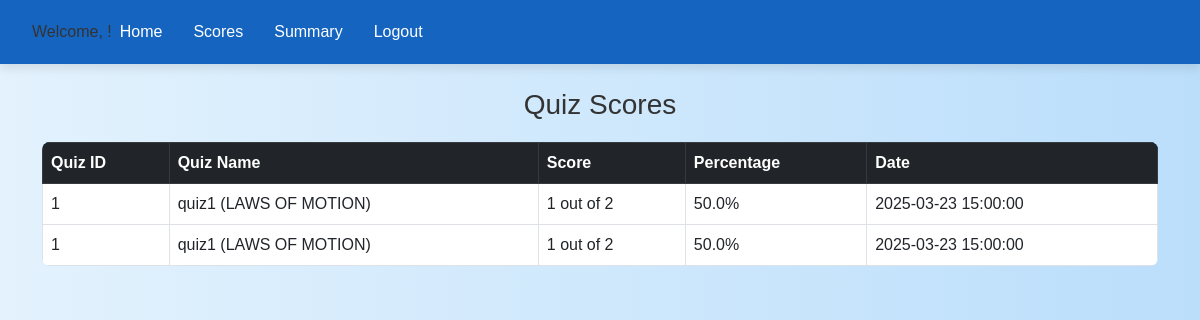
The app's page /scores (signed in), older data.
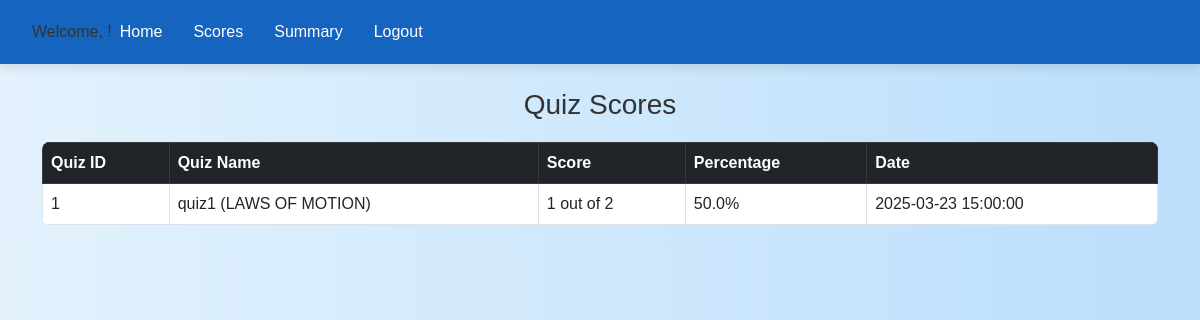
The same page, newer data.
### app.py (models this page shows)
class Score(db.Model):
    id = db.Column(db.Integer, primary_key=True)
    user_id = db.Column(db.Integer, db.ForeignKey('user.id'), nullable=False)
    quiz_id = db.Column(db.Integer, db.ForeignKey('quiz.id'), nullable=False)
    score = db.Column(db.Integer, nullable=False)
    timestamp = db.Column(db.String(20))
    user = db.relationship('User', backref='scores', lazy=True)
    quiz = db.relationship('Quiz', backref='scores', lazy=True)
    __table_args__ = (db.UniqueConstraint('user_id', 'quiz_id', name='unique_user_quiz'),)

class Quiz(db.Model):
    id = db.Column(db.Integer, primary_key=True)
    name = db.Column(db.String(100), nullable=False)
    chapter_id = db.Column(db.Integer, db.ForeignKey('chapter.id'), nullable=False)
    duration = db.Column(db.String(10), nullable=False)
    chapter = db.relationship('Chapter', back_populates='quizzes')
    questions = db.relationship('Question', back_populates='quiz', lazy=True)

### app.py (the view)
@app.route('/scores')
def scores():
    if 'user_id' not in session:
        return redirect(url_for('userlogin'))
    user_id = session['user_id']
    user_scores = Score.query.filter_by(user_id=user_id).all()
    return render_template('scores.html', scores=user_scores)

### templates/scores.html (shortened to what this page needs)
<!DOCTYPE html>
<html lang="en">
<head>
    <link rel="stylesheet" href="https://cdn.jsdelivr.net/npm/bootstrap@5.3.0/dist/css/bootstrap.min.css">
    <link rel = "stylesheet" href="/static/style.css">
</head>
<body>
    <header>
        <nav class="navbar navbar-expand-lg bg-light">
            <div class="container-fluid">
                <div class="welcome-text">
                    Welcome, {{ session['fullname'] }}!
                </div>
                <div class="collapse navbar-collapse" id="navbarSupportedContent">
                    <ul class="navbar-nav me-auto mb-2 mb-lg-0">
                        <li class="nav-item"><a class="nav-link" href="{{ url_for('user_dashboard') }}">Home</a></li>
                        <li class="nav-item"><a class="nav-link" href="{{ url_for('scores') }}">Scores</a></li>
                        <li class="nav-item"><a class="nav-link" href="#">Summary</a></li>
                        <li class="nav-item"><a class="nav-link" href="{{ url_for('index') }}">Logout</a></li>
                    </ul>
                </div>
            </div>
        </nav>
    </header>
    <div class="container mt-4">
        <h3 class="text-center">Quiz Scores</h3>
        {% if scores %}
        <table class="table table-bordered">
            <thead class="table-dark">
                <tr>
                    <th>Quiz ID</th>
                    <th>Quiz Name</th>
                    <th>Score</th>
                    <th>Percentage</th>
                    <th>Date</th>
                </tr>
            </thead>
            <tbody>
                {% for score in scores %}
                {% set quiz = score.quiz %}
                <tr>
                    <td>{{ score.quiz_id }}</td>
                    <td>{{ quiz.name if quiz else 'Unknown Quiz' }}</td>
                    <td>{{ score.score }} out of {{ quiz.questions|length if quiz else 'N/A' }}</td>
                    <td>{{ (score.score / quiz.questions|length * 100)|round(2) if quiz else 'N/A' }}%</td>
                    <td>{{ score.timestamp }}</td>
                </tr>
                {% endfor %}
            </tbody>
        </table>
        {% else %}
        <div class="alert alert-info text-center">
            No scores available yet. Complete a quiz to see your results!
        </div>
        {% endif %}
    </div>
</body>
</html>

### static/style.css (style rules this page uses)
body { background: linear-gradient(to right, #e3f2fd, #bbdefb); font-family: 'Poppins', sans-serif; color: #333; }
.navbar { background-color: #1565c0 !important; padding: 12px 20px; box-shadow: 0px 4px 10px rgba(0, 0, 0, 0.1); }
.navbar-nav .nav-link { color: #fff !important; font-size: 1rem; margin-right: 15px; transition: all 0.3s ease-in-out; }
.container { margin-top: 40px; }
.table { margin-top: 20px; border-radius: 8px; overflow: hidden; }
.table thead { background: #1565c0; color: white; font-size: 1rem; }
.table tbody tr { transition: background 0.3s; }

Row changes from the older to the newer data that the page shows:
removed Score: quiz_id "1", {{ quiz.name if quiz else 'Unknown Quiz' }} "quiz1 (LAWS OF MOTION)", score "1", questions|length "2", score "50.0", timestamp "2025-03-23 15:00:00"
